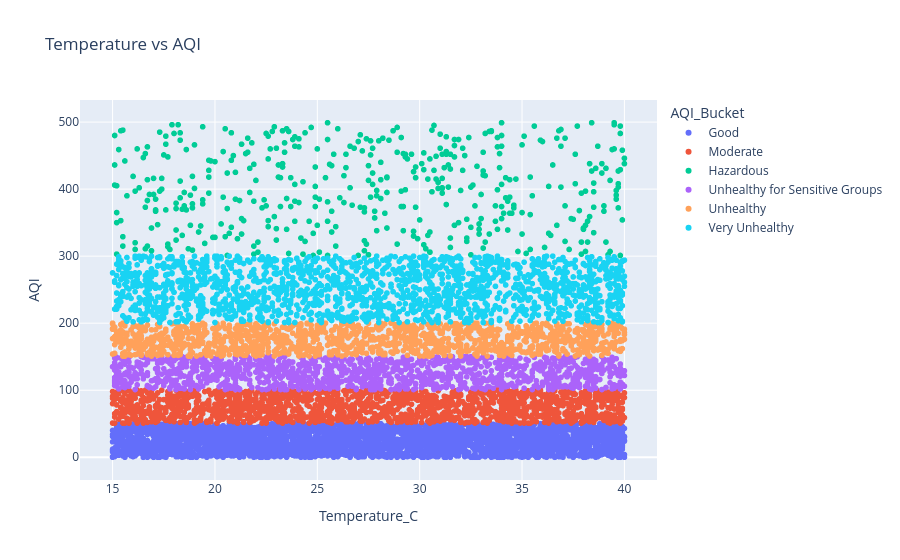

The cell this chart's notebook holds for it:
### Code cell
fig = px.scatter(
    df,
    x="Temperature_C",
    y="AQI",
    color="AQI_Bucket",
    hover_data=["state", "city"],
    title="Temperature vs AQI",
)

fig.show()

### Figure 1 — Plotly figure (JSON) as saved in the notebook; plotly's stock layout.template omitted (floating-point values rounded to 4 significant figures; data arrays with more than 128 entries replaced by an {"elided": "..."} marker saying what was removed)
{"data": [{"customdata": {"elided": "3990x2 str values"}, "hovertemplate": "AQI_Bucket=Good<br>Temperature_C=%{x}<br>AQI=%{y}<br>state=%{customdata[0]}<br>city=%{customdata[1]}<extra></extra>", "legendgroup": "Good", "marker": {"color": "#636efa", "symbol": "circle"}, "mode": "markers", "name": "Good", "showlegend": true, "type": "scattergl", "x": {"elided": "3990 float values"}, "xaxis": "x", "y": {"elided": "3990 int values"}, "yaxis": "y"}, {"customdata": {"elided": "1724x2 str values"}, "hovertemplate": "AQI_Bucket=Moderate<br>Temperature_C=%{x}<br>AQI=%{y}<br>state=%{customdata[0]}<br>city=%{customdata[1]}<extra></extra>", "legendgroup": "Moderate", "marker": {"color": "#EF553B", "symbol": "circle"}, "mode": "markers", "name": "Moderate", "showlegend": true, "type": "scattergl", "x": {"elided": "1724 float values"}, "xaxis": "x", "y": {"elided": "1724 int values"}, "yaxis": "y"}, {"customdata": {"elided": "445x2 str values"}, "hovertemplate": "AQI_Bucket=Hazardous<br>Temperature_C=%{x}<br>AQI=%{y}<br>state=%{customdata[0]}<br>city=%{customdata[1]}<extra></extra>", "legendgroup": "Hazardous", "marker": {"color": "#00cc96", "symbol": "circle"}, "mode": "markers", "name": "Hazardous", "showlegend": true, "type": "scattergl", "x": {"elided": "445 float values"}, "xaxis": "x", "y": {"elided": "445 int values"}, "yaxis": "y"}, {"customdata": {"elided": "1296x2 str values"}, "hovertemplate": "AQI_Bucket=Unhealthy for Sensitive Groups<br>Temperature_C=%{x}<br>AQI=%{y}<br>state=%{customdata[0]}<br>city=%{customdata[1]}<extra></extra>", "legendgroup": "Unhealthy for Sensitive Groups", "marker": {"color": "#ab63fa", "symbol": "circle"}, "mode": "markers", "name": "Unhealthy for Sensitive Groups", "showlegend": true, "type": "scattergl", "x": {"elided": "1296 float values"}, "xaxis": "x", "y": {"elided": "1296 int values"}, "yaxis": "y"}, {"customdata": {"elided": "1325x2 str values"}, "hovertemplate": "AQI_Bucket=Unhealthy<br>Temperature_C=%{x}<br>AQI=%{y}<br>state=%{customdata[0]}<br>city=%{customdata[1]}<extra></extra>", "legendgroup": "Unhealthy", "marker": {"color": "#FFA15A", "symbol": "circle"}, "mode": "markers", "name": "Unhealthy", "showlegend": true, "type": "scattergl", "x": {"elided": "1325 float values"}, "xaxis": "x", "y": {"elided": "1325 int values"}, "yaxis": "y"}, {"customdata": {"elided": "1741x2 str values"}, "hovertemplate": "AQI_Bucket=Very Unhealthy<br>Temperature_C=%{x}<br>AQI=%{y}<br>state=%{customdata[0]}<br>city=%{customdata[1]}<extra></extra>", "legendgroup": "Very Unhealthy", "marker": {"color": "#19d3f3", "symbol": "circle"}, "mode": "markers", "name": "Very Unhealthy", "showlegend": true, "type": "scattergl", "x": {"elided": "1741 float values"}, "xaxis": "x", "y": {"elided": "1741 int values"}, "yaxis": "y"}], "layout": {"legend": {"title": {"text": "AQI_Bucket"}, "tracegroupgap": 0}, "title": {"text": "Temperature vs AQI"}, "xaxis": {"anchor": "y", "domain": [0, 1], "title": {"text": "Temperature_C"}}, "yaxis": {"anchor": "x", "domain": [0, 1], "title": {"text": "AQI"}}}}
